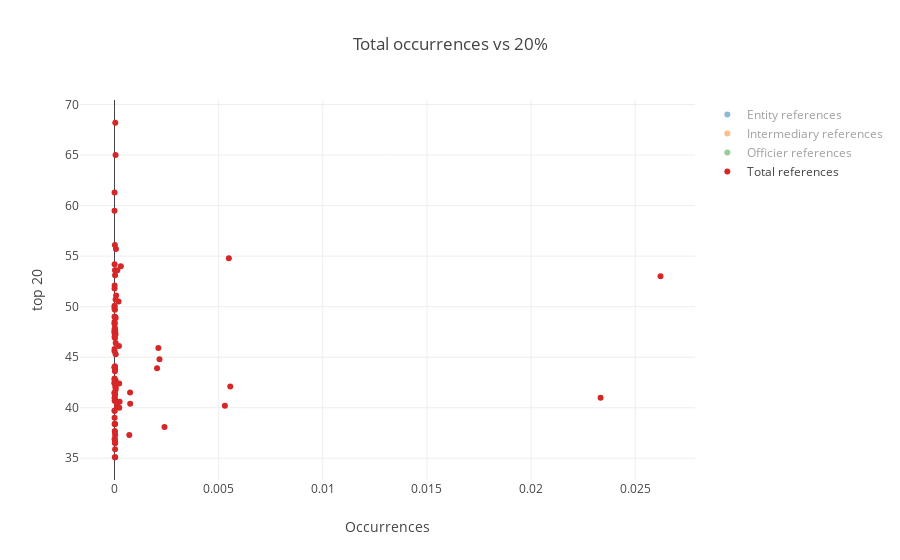

The code cell stored with this chart in its notebook:
### Code cell
plot_all_entity(income_share_data, 'counts_normalized', 'Income Share', nodes_types_desc, 3, 'Total occurrences vs 20%', 'Occurrences', 'top 20', 'scatter_20_count.html')

### Figure 1 — Plotly figure (JSON) as saved in the notebook; plotly's stock layout.template omitted (floating-point values rounded to 4 significant figures; data arrays with more than 128 entries replaced by an {"elided": "..."} marker saying what was removed)
{"data": [{"mode": "markers", "name": "Entity references", "text": ["Angola", "Albania", "Argentina", "Australia", "Austria", "Azerbaijan", "Belgium", "Bangladesh", "Bulgaria", "Belarus", "Bolivia", "Brazil", "Botswana", "Central African Republic", "Canada", "Switzerland", "Chile", "China", "Côte d'Ivoire", "Cameroon", "Colombia", "Costa Rica", "Cyprus", "Czech Republic", "Germany", "Djibouti", "Denmark", "Dominican Republic", "Ecuador", "Egypt", "Spain", "Estonia", "Finland", "France", "United Kingdom", "Georgia", "Ghana", "Greece", "Guatemala", "Honduras", "Croatia", "Haiti", "Hungary", "Indonesia", "India", "Ireland", "Iran", "Iceland", "Israel", "Italy", "Jamaica", "Jordan", "Japan", "Kazakhstan", "Kenya", "South Korea", "Lebanon", "Liberia", "Sri Lanka", "Lesotho", "Lithuania", "Luxembourg", "Latvia", "Morocco", "Moldova", "Mexico", "Macedonia", "Mali", "Malta", "Montenegro", "Mozambique", "Mauritius", "Malawi", "Malaysia", "Namibia", "Nigeria", "Nicaragua", "Netherlands", "Norway", "Pakistan", "Panama", "Peru", "Portugal", "Paraguay", "Romania", "Russia", "Sudan", "Senegal", "El Salvador", "Slovakia", "Slovenia", "Sweden", "Seychelles", "Syria", "Chad", "Thailand", "Tunisia", "Turkey", "Tanzania", "Uganda", "Ukraine", "Uruguay", "United States", "Uzbekistan", "Venezuela", "Viet Nam", "Vanuatu", "Samoa", "Yemen", "South Africa", "Zambia", "Zimbabwe"], "type": "scatter", "uid": "8f7434a1-9266-40a1-a936-cfc187747940", "visible": "legendonly", "x": [3.715e-07, 6.923e-07, 6.282e-06, 3.999e-06, 2.808e-06, 8.39e-07, 5.264e-06, 1.255e-08, 6.921e-06, 1.689e-06, 8.994e-06, 6.851e-06, 2.767e-06, 2.215e-07, 9.765e-06, 0.00463, 7.948e-06, 2.355e-06, 9.32e-07, 4.496e-08, 3.879e-05, 0.0001862, 0.003135, 3.23e-06, 2.136e-06, 1.096e-06, 2.481e-06, 4.67e-05, 0.0001165, 4.139e-07, 2.509e-05, 0.0006694, 1.19e-05, 4.298e-06, 0.0001489, 2.683e-07, 1.113e-07, 2.038e-05, 7.743e-05, 2.724e-06, 7.078e-07, 7.567e-07, 9.122e-06, 1.097e-07, 1.623e-08, 6.913e-05, 5.101e-08, 4.582e-05, 8.07e-05, 5.692e-06, 1.398e-06, 0.0001763, 1.886e-07, 2.314e-07, 5.432e-07, 1.576e-07, 8.673e-05, 2.278e-07, 1.444e-07, 4.66e-07, 1.125e-05, 0.01949, 0.0006922, 1.195e-06, 5.624e-07, 5.233e-07, 9.627e-07, 4.716e-07, 0.001556, 2.091e-05, 1.102e-07, 0.0009652, 5.859e-08, 1.191e-06, 8.435e-07, 1.19e-07, 1.995e-06, 1.05e-05, 2.725e-06, 1.617e-08, 0.00405, 1.679e-06, 2.336e-05, 1.938e-05, 3.516e-07, 2.918e-05, 2.65e-08, 2.062e-07, 3.725e-05, 1.845e-07, 1.018e-05, 5.672e-06, 0.007476, 2.083e-07, 8.106e-07, 1.408e-05, 3.589e-07, 1.311e-06, 5.743e-08, 2.575e-08, 6.052e-06, 0.001435, 9.623e-06, 1.626e-07, 2.437e-05, 7.564e-08, 1.545e-05, 0.008388, 3.81e-08, 1.98e-06, 1.28e-07, 5.191e-07], "y": [48.5, 37.8, 47.6, 42, 38.4, 30.2, 36.5, 41.4, 43.9, 36.9, 49, 56.1, 65, 60.9, 40.7, 40.2, 53.6, 47.9, 47.8, 51.7, 55.7, 54, 42.1, 35.9, 39.7, 50, 37.7, 51.1, 50.5, 41.5, 42.1, 40.4, 36.7, 40.9, 40.6, 43.6, 48.3, 41.8, 53.6, 54.2, 38.4, 47.1, 38.4, 47.4, 44, 40.2, 45.6, 37.3, 46.1, 41.3, 51.6, 42.4, 39.7, 36.9, 47.5, 39, 40, 41.3, 47.6, 58.2, 44.1, 41, 41.5, 47, 36.6, 50.1, 41, 41.3, 38.1, 40.5, 59.5, 43.9, 51.8, 47.3, 63.7, 49, 52.1, 37.3, 36.5, 42.8, 54.8, 48.9, 42.7, 53.1, 40.7, 45.3, 42.4, 46.9, 46.4, 35, 35.1, 37.6, 53, 44, 48.8, 43.8, 42.9, 48.3, 45.8, 49.8, 35.1, 45.9, 46.9, 43.4, 50.7, 42.5, 44.8, 49.2, 44.7, 68.2, 61.3, 49.7]}, {"mode": "markers", "name": "Intermediary references", "text": ["Angola", "Argentina", "Australia", "Austria", "Belgium", "Bangladesh", "Bulgaria", "Belarus", "Bolivia", "Brazil", "Botswana", "Canada", "Switzerland", "Chile", "China", "Côte d'Ivoire", "Colombia", "Costa Rica", "Cyprus", "Czech Republic", "Germany", "Djibouti", "Denmark", "Dominican Republic", "Ecuador", "Egypt", "Spain", "Estonia", "Finland", "France", "United Kingdom", "Georgia", "Ghana", "Greece", "Guatemala", "Honduras", "Croatia", "Hungary", "Indonesia", "India", "Ireland", "Iran", "Iceland", "Israel", "Italy", "Jordan", "Japan", "Kazakhstan", "Kenya", "South Korea", "Lebanon", "Liberia", "Sri Lanka", "Lesotho", "Lithuania", "Luxembourg", "Latvia", "Morocco", "Moldova", "Mexico", "Macedonia", "Malta", "Mozambique", "Mauritius", "Malawi", "Malaysia", "Nigeria", "Nicaragua", "Netherlands", "Norway", "Pakistan", "Panama", "Peru", "Portugal", "Paraguay", "Romania", "Russia", "Sudan", "El Salvador", "Slovenia", "Sweden", "Seychelles", "Syria", "Thailand", "Tunisia", "Turkey", "Tanzania", "Uganda", "Ukraine", "Uruguay", "United States", "Venezuela", "Viet Nam", "Vanuatu", "South Africa", "Zambia", "Zimbabwe"], "type": "scatter", "uid": "f7b1ecff-d351-4058-830f-f2e475a737ad", "visible": "legendonly", "x": [3.715e-08, 2.071e-06, 1.659e-06, 1.872e-06, 3.122e-06, 6.273e-09, 9.69e-07, 2.111e-07, 1.799e-06, 1.954e-06, 9.223e-07, 2.702e-06, 0.0001487, 3.69e-06, 1.854e-07, 4.438e-08, 4.75e-06, 2.438e-05, 9.372e-05, 9.501e-07, 8.273e-07, 1.096e-06, 1.595e-06, 5.766e-06, 2.031e-05, 2.069e-07, 4.174e-06, 6.846e-06, 2.197e-06, 1.478e-06, 2.116e-05, 2.683e-07, 7.418e-08, 6.243e-06, 2.769e-05, 1.135e-06, 7.078e-07, 1.115e-06, 5.487e-08, 3.864e-09, 7.729e-06, 1.275e-08, 2.138e-05, 1.607e-05, 8.061e-07, 1.476e-06, 1.021e-07, 5.784e-08, 2.607e-07, 9.853e-08, 7.496e-06, 2.278e-07, 1.444e-07, 4.66e-07, 6.82e-07, 0.0007154, 5.517e-06, 5.828e-08, 2.812e-07, 2.576e-07, 9.627e-07, 9.895e-05, 1.102e-07, 4.362e-05, 5.859e-08, 4.962e-07, 4.534e-08, 1.663e-06, 2.905e-06, 1.947e-06, 1.617e-08, 0.0001414, 7.103e-07, 3.077e-06, 1.374e-06, 2.009e-07, 5.076e-07, 2.65e-08, 4.776e-06, 1.94e-06, 2.269e-06, 6.567e-05, 2.083e-07, 2.689e-06, 2.692e-07, 2.337e-07, 3.829e-08, 2.575e-08, 2.872e-07, 8.656e-05, 1.893e-06, 5.856e-06, 6.483e-08, 7.726e-06, 1.027e-06, 1.28e-07, 3.244e-07], "y": [48.5, 47.6, 42, 38.4, 36.5, 41.4, 43.9, 36.9, 49, 56.1, 65, 40.7, 40.2, 53.6, 47.9, 47.8, 55.7, 54, 42.1, 35.9, 39.7, 50, 37.7, 51.1, 50.5, 41.5, 42.1, 40.4, 36.7, 40.9, 40.6, 43.6, 48.3, 41.8, 53.6, 54.2, 38.4, 38.4, 47.4, 44, 40.2, 45.6, 37.3, 46.1, 41.3, 42.4, 39.7, 36.9, 47.5, 39, 40, 41.3, 47.6, 58.2, 44.1, 41, 41.5, 47, 36.6, 50.1, 41, 38.1, 59.5, 43.9, 51.8, 47.3, 49, 52.1, 37.3, 36.5, 42.8, 54.8, 48.9, 42.7, 53.1, 40.7, 45.3, 42.4, 46.4, 35.1, 37.6, 53, 44, 43.8, 42.9, 48.3, 45.8, 49.8, 35.1, 45.9, 46.9, 50.7, 42.5, 44.8, 68.2, 61.3, 49.7]}, {"mode": "markers", "name": "Officier references", "text": {"elided": "141 str values"}, "type": "scatter", "uid": "2f1669af-5e96-4303-8835-5cd4b954d399", "visible": "legendonly", "x": {"elided": "141 float values"}, "y": {"elided": "141 float values"}}, {"mode": "markers", "name": "Total references", "text": ["Angola", "Argentina", "Australia", "Austria", "Belgium", "Bangladesh", "Bulgaria", "Belarus", "Bolivia", "Brazil", "Botswana", "Canada", "Switzerland", "Chile", "China", "Côte d'Ivoire", "Colombia", "Costa Rica", "Cyprus", "Czech Republic", "Germany", "Djibouti", "Denmark", "Dominican Republic", "Ecuador", "Egypt", "Spain", "Estonia", "Finland", "France", "United Kingdom", "Georgia", "Ghana", "Greece", "Guatemala", "Honduras", "Croatia", "Hungary", "Indonesia", "India", "Ireland", "Iran", "Iceland", "Israel", "Italy", "Jordan", "Japan", "Kazakhstan", "Kenya", "South Korea", "Lebanon", "Liberia", "Sri Lanka", "Lithuania", "Luxembourg", "Latvia", "Morocco", "Moldova", "Mexico", "Macedonia", "Malta", "Mozambique", "Mauritius", "Malawi", "Malaysia", "Nigeria", "Nicaragua", "Netherlands", "Norway", "Pakistan", "Panama", "Peru", "Portugal", "Paraguay", "Romania", "Russia", "Sudan", "El Salvador", "Slovenia", "Sweden", "Seychelles", "Syria", "Thailand", "Tunisia", "Turkey", "Tanzania", "Uganda", "Ukraine", "Uruguay", "United States", "Venezuela", "Viet Nam", "Vanuatu", "South Africa", "Zambia", "Zimbabwe"], "type": "scatter", "uid": "72564004-c50e-4f78-93ce-454f04584f06", "visible": true, "x": [2.526e-06, 3.75e-05, 5.242e-05, 1.545e-05, 3.426e-05, 1.694e-07, 2.27e-05, 9.394e-06, 1.486e-05, 1.864e-05, 5.165e-05, 3.565e-05, 0.0053, 2.18e-05, 2.06e-05, 2.352e-06, 6.926e-05, 0.0003048, 0.005558, 2.717e-05, 6.495e-06, 4.385e-06, 1.311e-05, 7.688e-05, 0.0001947, 3.79e-06, 4.563e-05, 0.0007524, 2.032e-05, 1.858e-05, 0.0002461, 2.039e-05, 1.446e-06, 5.793e-05, 0.0001382, 6.016e-06, 8.494e-06, 2.747e-05, 4.233e-06, 3.339e-07, 0.0001245, 1.875e-06, 0.0007117, 0.0002131, 2.454e-05, 0.000225, 3.386e-06, 1.082e-05, 4.715e-06, 3.705e-06, 0.0002281, 2.733e-05, 1.348e-06, 2.183e-05, 0.02334, 0.0007478, 3.118e-06, 1.856e-05, 2.761e-06, 2.888e-06, 0.002402, 1.249e-06, 0.002045, 2.285e-06, 5.075e-05, 1.23e-06, 6.152e-06, 2.882e-05, 2.2e-05, 1.218e-06, 0.00549, 5.566e-05, 5.394e-05, 2.61e-05, 5.224e-06, 5.833e-05, 2.915e-07, 5.715e-05, 3.346e-05, 2.321e-05, 0.02622, 3.385e-06, 2.808e-05, 3.41e-06, 1.005e-05, 9.764e-07, 2.575e-07, 1.703e-05, 0.002107, 2.285e-05, 5.153e-05, 1.21e-06, 0.00216, 3.816e-05, 3.265e-06, 1.94e-05], "y": [48.5, 47.6, 42, 38.4, 36.5, 41.4, 43.9, 36.9, 49, 56.1, 65, 40.7, 40.2, 53.6, 47.9, 47.8, 55.7, 54, 42.1, 35.9, 39.7, 50, 37.7, 51.1, 50.5, 41.5, 42.1, 40.4, 36.7, 40.9, 40.6, 43.6, 48.3, 41.8, 53.6, 54.2, 38.4, 38.4, 47.4, 44, 40.2, 45.6, 37.3, 46.1, 41.3, 42.4, 39.7, 36.9, 47.5, 39, 40, 41.3, 47.6, 44.1, 41, 41.5, 47, 36.6, 50.1, 41, 38.1, 59.5, 43.9, 51.8, 47.3, 49, 52.1, 37.3, 36.5, 42.8, 54.8, 48.9, 42.7, 53.1, 40.7, 45.3, 42.4, 46.4, 35.1, 37.6, 53, 44, 43.8, 42.9, 48.3, 45.8, 49.8, 35.1, 45.9, 46.9, 50.7, 42.5, 44.8, 68.2, 61.3, 49.7]}], "layout": {"hovermode": "closest", "title": "Total occurrences vs 20%", "xaxis": {"title": "Occurrences"}, "yaxis": {"title": "top 20"}}}
